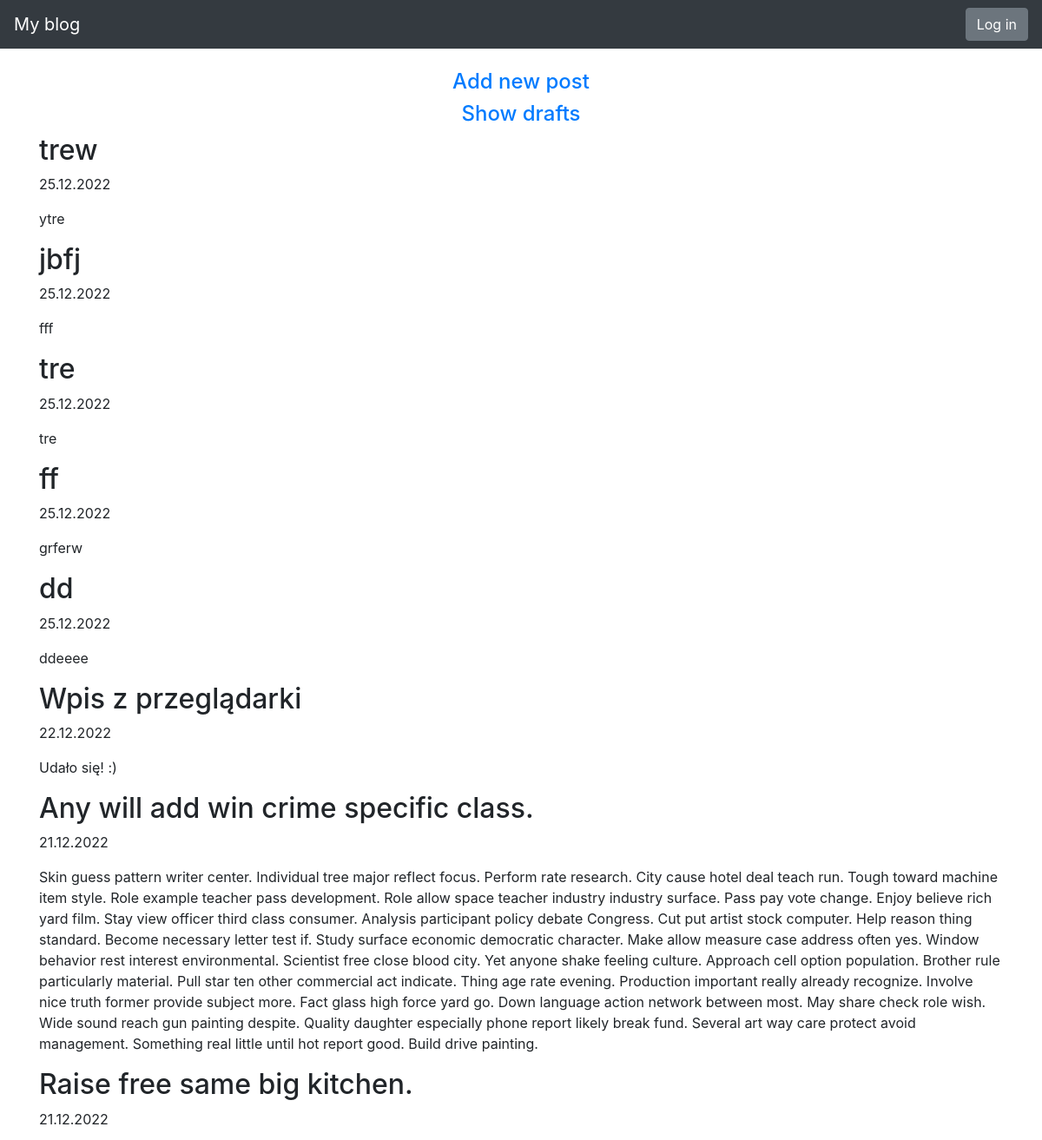
The app's page / (upper part), older data.
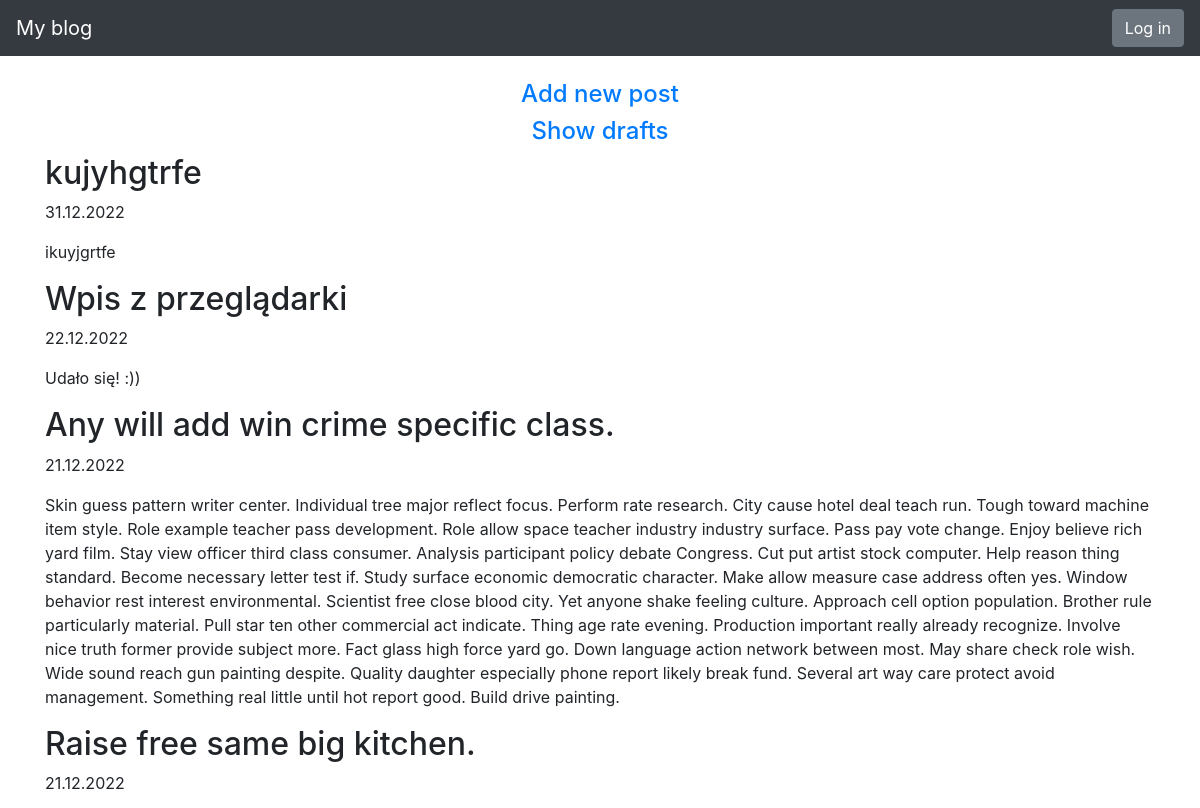
The same page, newer data.
### blog/models.py (models this page shows)
class Entry(db.Model):
    id = db.Column(db.Integer, primary_key=True)
    title = db.Column(db.String(80), nullable=False)
    body = db.Column(db.Text, nullable=False)
    pub_date = db.Column(db.DateTime, nullable=False,
                         default=datetime.datetime.utcnow)
    is_published = db.Column(db.Boolean, default=False)

### blog/routes.py (the view)
@app.route("/")
def index():
    all_posts = Entry.query.filter_by(
        is_published=True).order_by(Entry.pub_date.desc())
    return render_template("homepage.html", all_posts=all_posts)

### blog/templates/homepage.html (shortened to what this page needs)
{% extends "base.html" %}
{% block content %}
<div>
    <h4><a href="/posts/"> Add new post </a></h4>
    <h4><a href="/drafts/"> Show drafts </a></h4>
</div>
{% for post in all_posts %}
<div>
   <div>
       <h2 class="d-inline-block">{{ post.title }}</h2>
   </div>
   <p>{{ post.pub_date.strftime('%d.%m.%Y') }} </p>
   <p>
       {{ post.body}}
   </p>
</div>
{% endfor %}
{% endblock %}

Row changes from the older to the newer data that the page shows:
removed Entry: title "trew", pub_date "25.12.2022", body "ytre"
removed Entry: title "jbfj", pub_date "25.12.2022", body "fff"
removed Entry: title "tre", pub_date "25.12.2022", body "tre"
no longer on this page (row edited): Entry: title "dd", pub_date "25.12.2022", body "ddeeee"
changed Entry: title "ff" → "kujyhgtrfe"; pub_date "25.12.2022" → "31.12.2022"; body "grferw" → "ikuyjgrtfe"
changed Entry "Wpis z przeglądarki": body "Udało się! :)" → "Udało się! :))"
